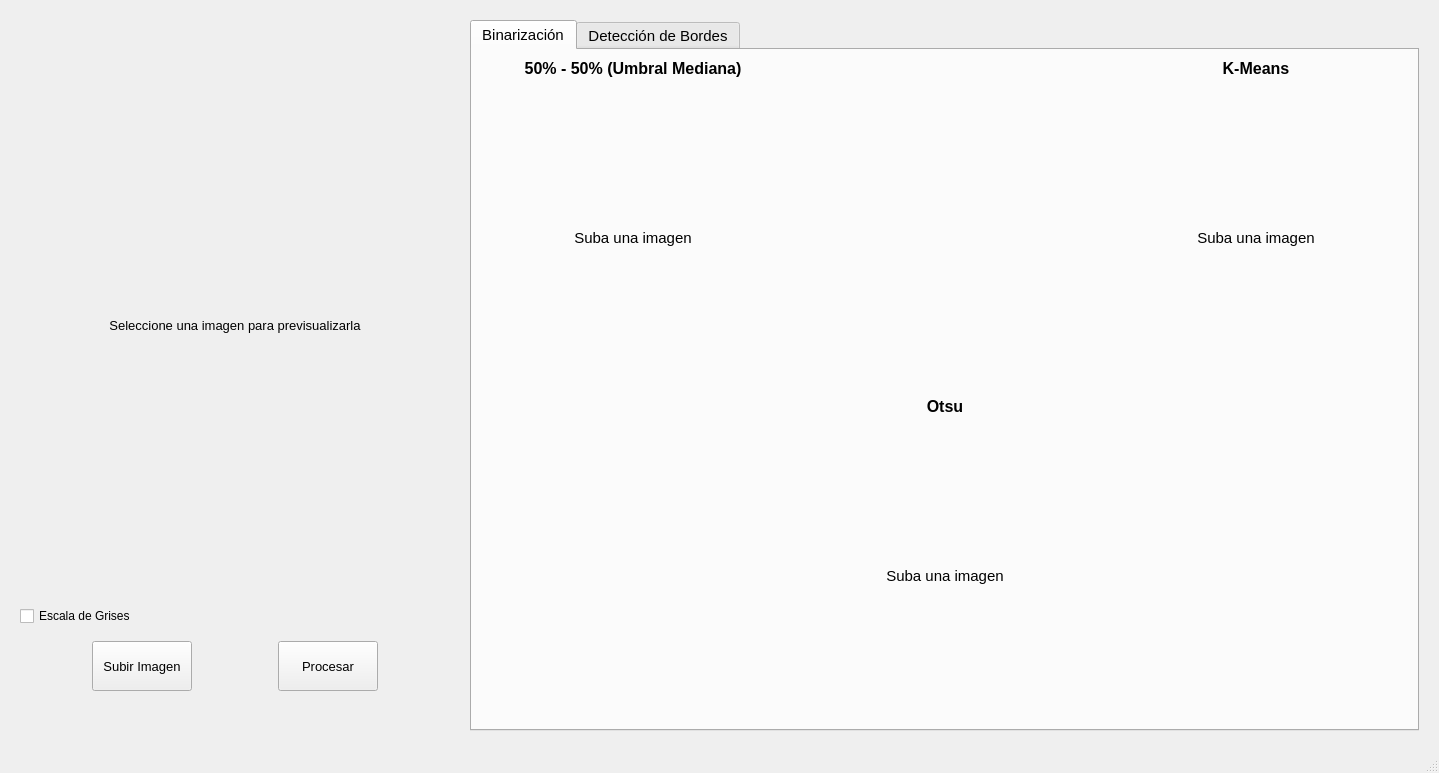
<?xml version="1.0" encoding="UTF-8"?>
<ui version="4.0">
 <class>MainWindow</class>
 <widget class="QMainWindow" name="MainWindow">
  <property name="geometry">
   <rect>
    <x>0</x>
    <y>0</y>
    <width>1439</width>
    <height>773</height>
   </rect>
  </property>
  <property name="windowTitle">
   <string>Binarización y Fronteras</string>
  </property>
  <widget class="QWidget" name="centralwidget">
   <layout class="QHBoxLayout" name="horizontalLayout_2" stretch="0,2">
    <property name="spacing">
     <number>20</number>
    </property>
    <property name="leftMargin">
     <number>20</number>
    </property>
    <property name="topMargin">
     <number>20</number>
    </property>
    <property name="rightMargin">
     <number>20</number>
    </property>
    <property name="bottomMargin">
     <number>20</number>
    </property>
    <item>
     <layout class="QVBoxLayout" name="verticalLayout" stretch="0,2,0,0,0">
      <property name="spacing">
       <number>15</number>
      </property>
      <item>
       <spacer name="verticalSpacer">
        <property name="orientation">
         <enum>Qt::Vertical</enum>
        </property>
        <property name="sizeHint" stdset="0">
         <size>
          <width>20</width>
          <height>40</height>
         </size>
        </property>
       </spacer>
      </item>
      <item>
       <widget class="QLabel" name="img_org">
        <property name="minimumSize">
         <size>
          <width>430</width>
          <height>450</height>
         </size>
        </property>
        <property name="font">
         <font>
          <pointsize>10</pointsize>
         </font>
        </property>
        <property name="text">
         <string>Seleccione una imagen para previsualizarla</string>
        </property>
        <property name="scaledContents">
         <bool>false</bool>
        </property>
        <property name="alignment">
         <set>Qt::AlignCenter</set>
        </property>
       </widget>
      </item>
      <item>
       <widget class="QCheckBox" name="check_gris">
        <property name="text">
         <string>Escala de Grises</string>
        </property>
       </widget>
      </item>
      <item>
       <layout class="QHBoxLayout" name="horizontalLayout">
        <item>
         <spacer name="horizontalSpacer">
          <property name="orientation">
           <enum>Qt::Horizontal</enum>
          </property>
          <property name="sizeHint" stdset="0">
           <size>
            <width>40</width>
            <height>20</height>
           </size>
          </property>
         </spacer>
        </item>
        <item>
         <widget class="QPushButton" name="btn_subir">
          <property name="minimumSize">
           <size>
            <width>100</width>
            <height>50</height>
           </size>
          </property>
          <property name="font">
           <font>
            <pointsize>10</pointsize>
           </font>
          </property>
          <property name="text">
           <string>Subir Imagen</string>
          </property>
         </widget>
        </item>
        <item>
         <spacer name="horizontalSpacer_5">
          <property name="orientation">
           <enum>Qt::Horizontal</enum>
          </property>
          <property name="sizeHint" stdset="0">
           <size>
            <width>40</width>
            <height>20</height>
           </size>
          </property>
         </spacer>
        </item>
        <item>
         <widget class="QPushButton" name="btn_procesar">
          <property name="minimumSize">
           <size>
            <width>100</width>
            <height>50</height>
           </size>
          </property>
          <property name="font">
           <font>
            <pointsize>10</pointsize>
           </font>
          </property>
          <property name="text">
           <string>Procesar</string>
          </property>
         </widget>
        </item>
        <item>
         <spacer name="horizontalSpacer_2">
          <property name="orientation">
           <enum>Qt::Horizontal</enum>
          </property>
          <property name="sizeHint" stdset="0">
           <size>
            <width>40</width>
            <height>20</height>
           </size>
          </property>
         </spacer>
        </item>
       </layout>
      </item>
      <item>
       <spacer name="verticalSpacer_2">
        <property name="orientation">
         <enum>Qt::Vertical</enum>
        </property>
        <property name="sizeHint" stdset="0">
         <size>
          <width>20</width>
          <height>40</height>
         </size>
        </property>
       </spacer>
      </item>
     </layout>
    </item>
    <item>
     <widget class="QTabWidget" name="tabWidget">
      <property name="font">
       <font>
        <pointsize>11</pointsize>
       </font>
      </property>
      <property name="currentIndex">
       <number>0</number>
      </property>
      <widget class="QWidget" name="tab_bin">
       <attribute name="title">
        <string>Binarización</string>
       </attribute>
       <layout class="QVBoxLayout" name="verticalLayout_6">
        <property name="spacing">
         <number>15</number>
        </property>
        <item>
         <layout class="QHBoxLayout" name="horizontalLayout_7" stretch="2,0,2">
          <item>
           <layout class="QVBoxLayout" name="verticalLayout_3" stretch="0,2">
            <item>
             <widget class="QLabel" name="lbl_mediana">
              <property name="font">
               <font>
                <pointsize>12</pointsize>
                <bold>true</bold>
               </font>
              </property>
              <property name="text">
               <string>50% - 50% (Umbral Mediana)</string>
              </property>
              <property name="alignment">
               <set>Qt::AlignCenter</set>
              </property>
             </widget>
            </item>
            <item>
             <widget class="QLabel" name="lbl_img_mediana">
              <property name="minimumSize">
               <size>
                <width>270</width>
                <height>280</height>
               </size>
              </property>
              <property name="text">
               <string>Suba una imagen</string>
              </property>
              <property name="scaledContents">
               <bool>true</bool>
              </property>
              <property name="alignment">
               <set>Qt::AlignCenter</set>
              </property>
             </widget>
            </item>
           </layout>
          </item>
          <item>
           <spacer name="horizontalSpacer_11">
            <property name="orientation">
             <enum>Qt::Horizontal</enum>
            </property>
            <property name="sizeHint" stdset="0">
             <size>
              <width>304</width>
              <height>20</height>
             </size>
            </property>
           </spacer>
          </item>
          <item>
           <layout class="QVBoxLayout" name="verticalLayout_4" stretch="0,2">
            <item>
             <widget class="QLabel" name="lbl_kmeans">
              <property name="font">
               <font>
                <pointsize>12</pointsize>
                <bold>true</bold>
               </font>
              </property>
              <property name="text">
               <string>K-Means</string>
              </property>
              <property name="alignment">
               <set>Qt::AlignCenter</set>
              </property>
             </widget>
            </item>
            <item>
             <widget class="QLabel" name="lbl_img_kmeans">
              <property name="minimumSize">
               <size>
                <width>270</width>
                <height>280</height>
               </size>
              </property>
              <property name="text">
               <string>Suba una imagen</string>
              </property>
              <property name="scaledContents">
               <bool>true</bool>
              </property>
              <property name="alignment">
               <set>Qt::AlignCenter</set>
              </property>
             </widget>
            </item>
           </layout>
          </item>
         </layout>
        </item>
        <item>
         <layout class="QHBoxLayout" name="horizontalLayout_6">
          <item>
           <spacer name="horizontalSpacer_18">
            <property name="orientation">
             <enum>Qt::Horizontal</enum>
            </property>
            <property name="sizeHint" stdset="0">
             <size>
              <width>261</width>
              <height>20</height>
             </size>
            </property>
           </spacer>
          </item>
          <item>
           <layout class="QVBoxLayout" name="verticalLayout_5" stretch="0,2">
            <item>
             <widget class="QLabel" name="lbl_otsu">
              <property name="font">
               <font>
                <pointsize>12</pointsize>
                <bold>true</bold>
               </font>
              </property>
              <property name="text">
               <string>Otsu</string>
              </property>
              <property name="alignment">
               <set>Qt::AlignCenter</set>
              </property>
             </widget>
            </item>
            <item>
             <widget class="QLabel" name="lbl_img_otsu">
              <property name="minimumSize">
               <size>
                <width>270</width>
                <height>280</height>
               </size>
              </property>
              <property name="text">
               <string>Suba una imagen</string>
              </property>
              <property name="scaledContents">
               <bool>true</bool>
              </property>
              <property name="alignment">
               <set>Qt::AlignCenter</set>
              </property>
             </widget>
            </item>
           </layout>
          </item>
          <item>
           <spacer name="horizontalSpacer_19">
            <property name="orientation">
             <enum>Qt::Horizontal</enum>
            </property>
            <property name="sizeHint" stdset="0">
             <size>
              <width>261</width>
              <height>20</height>
             </size>
            </property>
           </spacer>
          </item>
         </layout>
        </item>
       </layout>
      </widget>
      <widget class="QWidget" name="tab_bordes">
       <attribute name="title">
        <string>Detección de Bordes</string>
       </attribute>
       <layout class="QVBoxLayout" name="verticalLayout_7">
        <item>
         <layout class="QHBoxLayout" name="horizontalLayout_4" stretch="2,0,2">
          <item>
           <layout class="QVBoxLayout" name="verticalLayout_2" stretch="0,2">
            <item>
             <layout class="QHBoxLayout" name="horizontalLayout_3" stretch="2,0,0">
              <item>
               <widget class="QLabel" name="label_5">
                <property name="font">
                 <font>
                  <pointsize>12</pointsize>
                  <bold>true</bold>
                 </font>
                </property>
                <property name="text">
                 <string>Borde Laplaciano</string>
                </property>
                <property name="alignment">
                 <set>Qt::AlignCenter</set>
                </property>
               </widget>
              </item>
              <item>
               <widget class="QRadioButton" name="rdb_4v">
                <property name="text">
                 <string>4V</string>
                </property>
               </widget>
              </item>
              <item>
               <widget class="QRadioButton" name="rdb_8v">
                <property name="text">
                 <string>8V</string>
                </property>
                <property name="checked">
                 <bool>true</bool>
                </property>
               </widget>
              </item>
             </layout>
            </item>
            <item>
             <widget class="QLabel" name="lbl_img_laplaciano">
              <property name="minimumSize">
               <size>
                <width>270</width>
                <height>280</height>
               </size>
              </property>
              <property name="text">
               <string>Suba una imagen</string>
              </property>
              <property name="scaledContents">
               <bool>true</bool>
              </property>
              <property name="alignment">
               <set>Qt::AlignCenter</set>
              </property>
             </widget>
            </item>
           </layout>
          </item>
          <item>
           <spacer name="horizontalSpacer_12">
            <property name="orientation">
             <enum>Qt::Horizontal</enum>
            </property>
            <property name="sizeHint" stdset="0">
             <size>
              <width>304</width>
              <height>20</height>
             </size>
            </property>
           </spacer>
          </item>
          <item>
           <layout class="QVBoxLayout" name="verticalLayout_8" stretch="0,2">
            <item>
             <widget class="QLabel" name="label_6">
              <property name="font">
               <font>
                <pointsize>12</pointsize>
                <bold>true</bold>
               </font>
              </property>
              <property name="text">
               <string>Marchine Square</string>
              </property>
              <property name="alignment">
               <set>Qt::AlignCenter</set>
              </property>
             </widget>
            </item>
            <item>
             <widget class="QLabel" name="lbl_img_marchine">
              <property name="minimumSize">
               <size>
                <width>270</width>
                <height>280</height>
               </size>
              </property>
              <property name="text">
               <string>Suba una imagen</string>
              </property>
              <property name="scaledContents">
               <bool>true</bool>
              </property>
              <property name="alignment">
               <set>Qt::AlignCenter</set>
              </property>
             </widget>
            </item>
           </layout>
          </item>
         </layout>
        </item>
        <item>
         <layout class="QHBoxLayout" name="horizontalLayout_9" stretch="2,0,2">
          <item>
           <layout class="QVBoxLayout" name="verticalLayout_10" stretch="0,2">
            <item>
             <widget class="QLabel" name="label_16">
              <property name="font">
               <font>
                <pointsize>12</pointsize>
                <bold>true</bold>
               </font>
              </property>
              <property name="text">
               <string>Frontera Exterior</string>
              </property>
              <property name="alignment">
               <set>Qt::AlignCenter</set>
              </property>
             </widget>
            </item>
            <item>
             <widget class="QLabel" name="lbl_img_front_ex">
              <property name="minimumSize">
               <size>
                <width>270</width>
                <height>280</height>
               </size>
              </property>
              <property name="text">
               <string>Suba una imagen</string>
              </property>
              <property name="scaledContents">
               <bool>true</bool>
              </property>
              <property name="alignment">
               <set>Qt::AlignCenter</set>
              </property>
             </widget>
            </item>
           </layout>
          </item>
          <item>
           <spacer name="horizontalSpacer_20">
            <property name="orientation">
             <enum>Qt::Horizontal</enum>
            </property>
            <property name="sizeHint" stdset="0">
             <size>
              <width>261</width>
              <height>20</height>
             </size>
            </property>
           </spacer>
          </item>
          <item>
           <layout class="QVBoxLayout" name="verticalLayout_9" stretch="0,2">
            <item>
             <widget class="QLabel" name="label_7">
              <property name="font">
               <font>
                <pointsize>12</pointsize>
                <bold>true</bold>
               </font>
              </property>
              <property name="text">
               <string>Frontera Interior</string>
              </property>
              <property name="alignment">
               <set>Qt::AlignCenter</set>
              </property>
             </widget>
            </item>
            <item>
             <widget class="QLabel" name="lbl_img_front_int">
              <property name="minimumSize">
               <size>
                <width>270</width>
                <height>280</height>
               </size>
              </property>
              <property name="text">
               <string>Suba una imagen</string>
              </property>
              <property name="scaledContents">
               <bool>true</bool>
              </property>
              <property name="alignment">
               <set>Qt::AlignCenter</set>
              </property>
             </widget>
            </item>
           </layout>
          </item>
         </layout>
        </item>
       </layout>
      </widget>
     </widget>
    </item>
   </layout>
  </widget>
  <widget class="QStatusBar" name="statusbar"/>
 </widget>
 <resources/>
 <connections/>
</ui>
